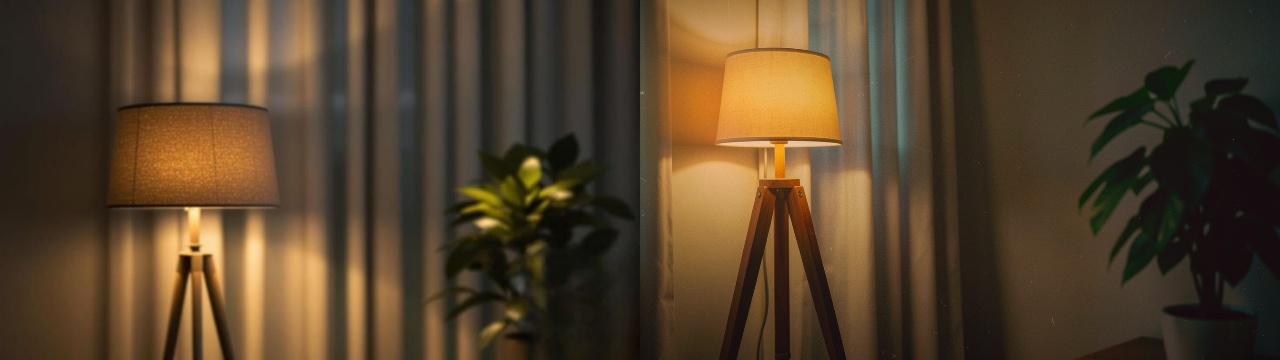
#> input picture brand/bg_compare.jpg, 1280 x 360 px
$ python -i cards.py   (imports and definitions only)
#> lines starting #> are read from the running program, lines starting #| are printed output that depends on the picture
"""Still graphics for the Infax documentary (1920x1080 PNG; motion is added later by FFmpeg).
Usage: python -I cards.py <jobs.json>   jobs = [{"type":"map|source|name", "out":"x.png", ...}]
  map:    lon, lat, label, [span=16]   dark map, glowing borders, highlighted country, red pin + label
  source: source, quote, [bg]         cream paper quote card with yellow highlight + red SOURCE strip
  name:   name, role, [bg]            big name + red role box over a darkened picture
On-screen text is English (my rule); fonts Poppins (OFL). Map data: Natural Earth 10m, India point of view (public domain).
"""
import json, math, os, sys, textwrap
from PIL import Image, ImageChops, ImageDraw, ImageFilter, ImageFont

ROOT = os.path.dirname(os.path.dirname(os.path.abspath(__file__)))
W, H = 1920, 1080
F = lambda n, s: ImageFont.truetype(os.path.join(ROOT, "fonts", n), s)
RED, YEL = (214, 40, 40), (255, 214, 0)
_geo = None

# [5 lines left out: function geo, not called in this run]

def backdrop(bg):
#> called with bg = '../brand/bg_compare.jpg'
    if bg and os.path.exists(bg):
        im = Image.open(bg).convert("RGB")
#> im is the input picture: PIL image 1280x360 RGB; mean R, G, B 84.9, 65.8, 42.8
        s = max(W / im.width, H / im.height)
#> s = 3
        im = im.resize((int(im.width * s) + 1, int(im.height * s) + 1)).crop((0, 0, W, H))
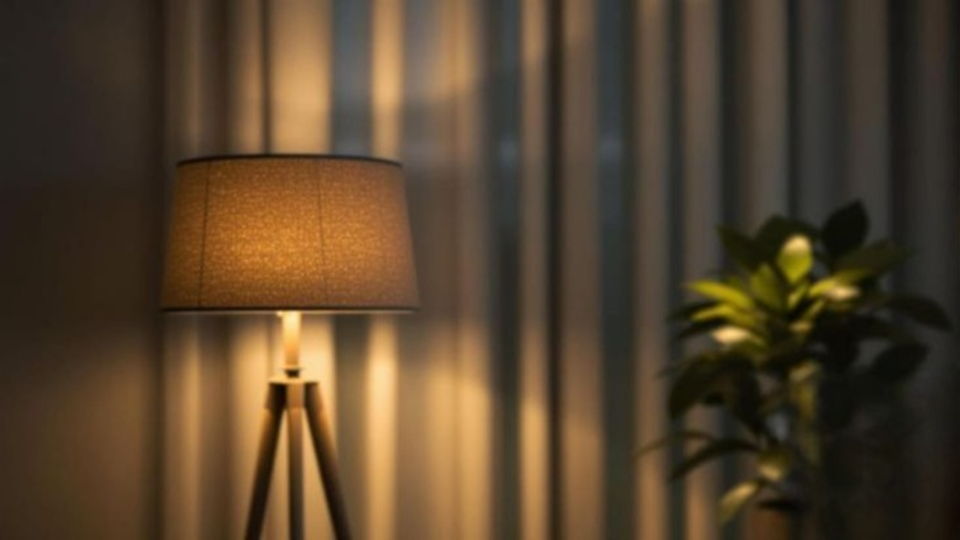
#> im: PIL image 1920x1080 RGB (shown at 1/2 size); mean R, G, B 85.3, 66.8, 44.8
        return Image.blend(im.filter(ImageFilter.GaussianBlur(14)), Image.new("RGB", (W, H), (8, 8, 10)), 0.55)
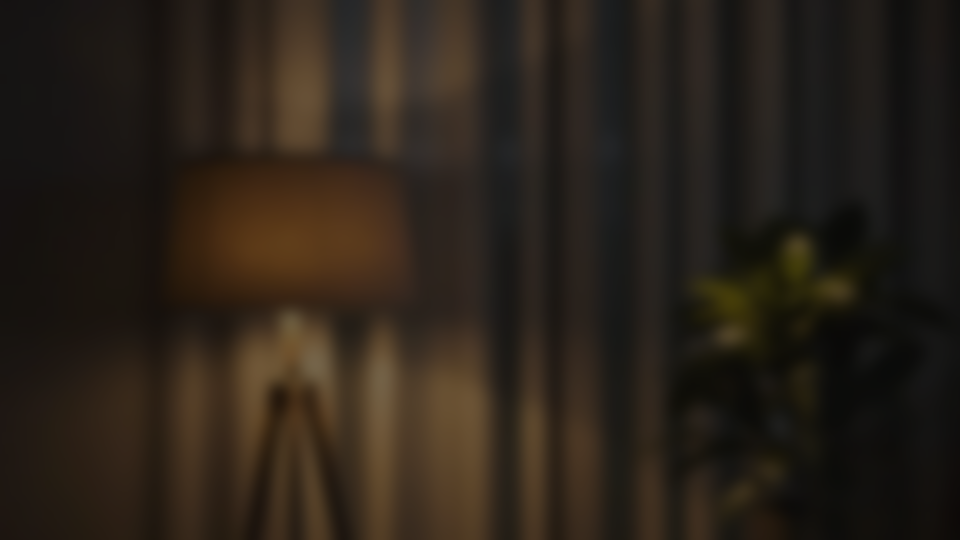
#> returned value: PIL image 1920x1080 RGB (shown at 1/2 size); mean R, G, B 42.3, 34, 25.2
    im = Image.new("RGB", (W, H), (14, 16, 20))
    d = ImageDraw.Draw(im)
    for y in range(H): d.line([(0, y), (W, y)], fill=(14 + y // 40, 16 + y // 50, 22 + y // 36))
    return im

# [93 lines left out: functions inside, map_card, source_card, name_card, not called in this run]

# [5 lines not run here, left out]

>>> result = backdrop('../brand/bg_compare.jpg')

$ run again, on brand/bg_lamp_2.jpg
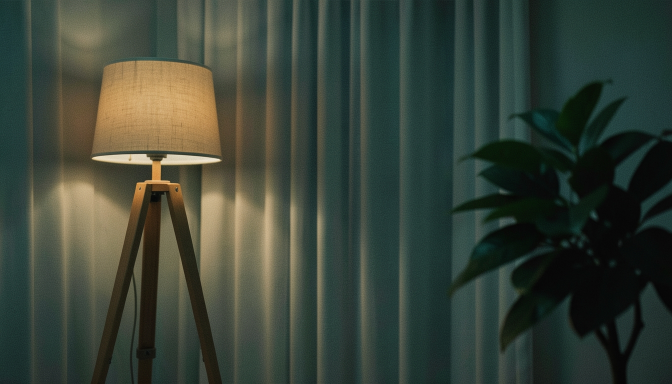
#> input picture brand/bg_lamp_2.jpg, 1344 x 768 px (shown at 1/2 size)
#> in backdrop, im is the input picture: PIL image 1344x768 RGB; mean R, G, B 57.1, 66.6, 55.5
#> in backdrop, `im = im.resize((int(im.width * s) + 1, int(im.height * s) + 1)).crop((..`:
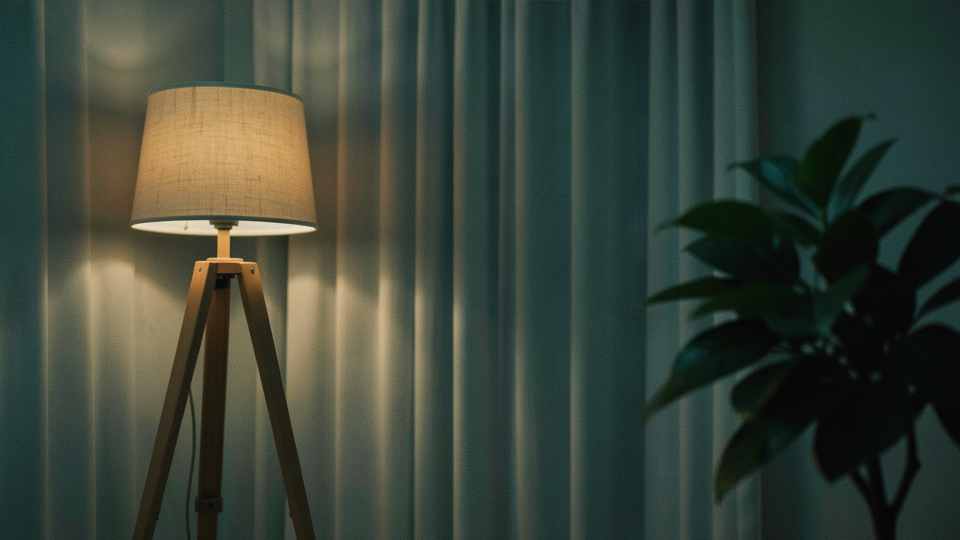
#> im: PIL image 1920x1080 RGB (shown at 1/2 size); mean R, G, B 57.4, 66.9, 55.7
#> in backdrop, `return Image.blend(im.filter(ImageFilter.GaussianBlur(14)), Image.new(..`:
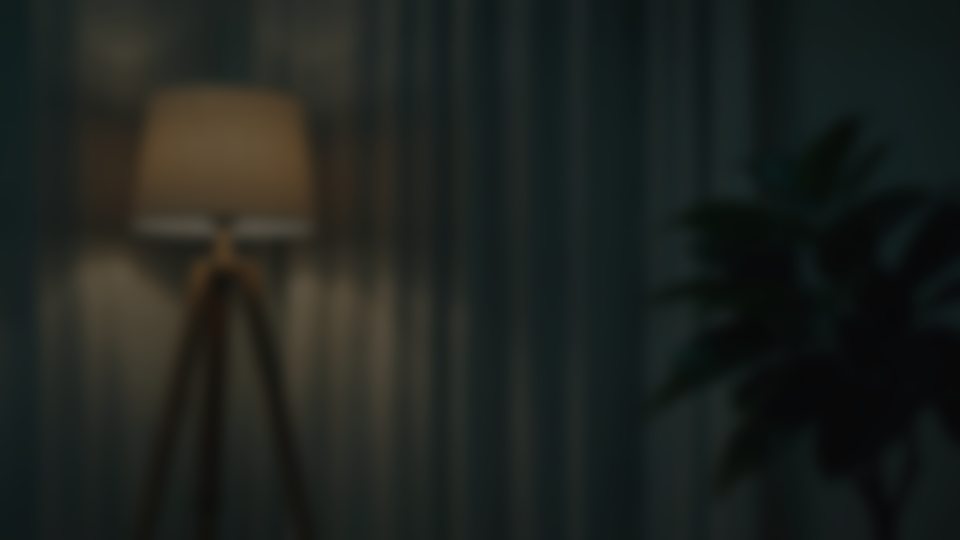
#> returned value: PIL image 1920x1080 RGB (shown at 1/2 size); mean R, G, B 29.8, 34, 30.1

$ run again, on brand/bg_lamp_3.jpg
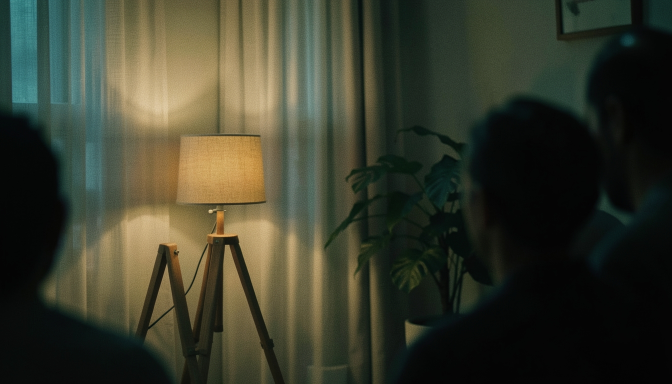
#> input picture brand/bg_lamp_3.jpg, 1344 x 768 px (shown at 1/2 size)
#> in backdrop, im is the input picture: PIL image 1344x768 RGB; mean R, G, B 57.7, 60, 44.4
#> in backdrop, `im = im.resize((int(im.width * s) + 1, int(im.height * s) + 1)).crop((..`:
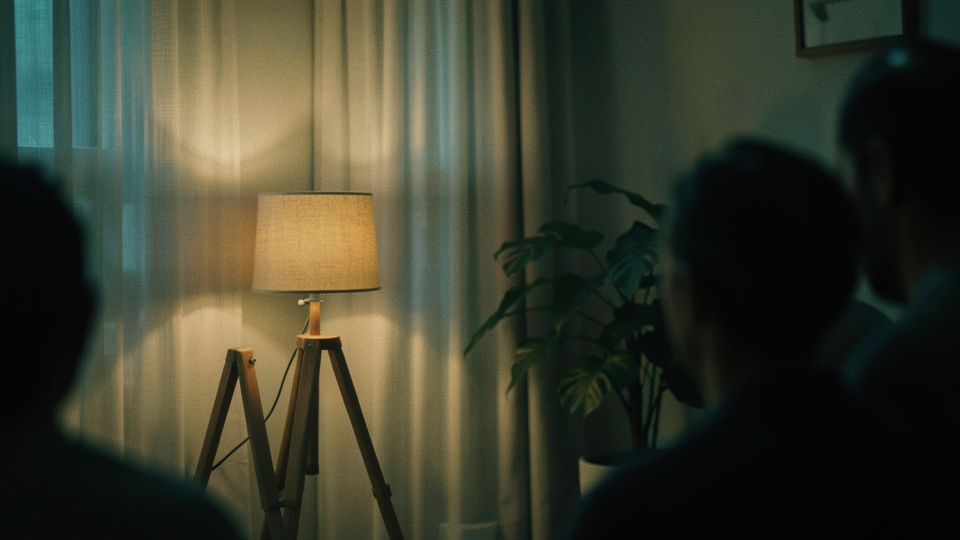
#> im: PIL image 1920x1080 RGB (shown at 1/2 size); mean R, G, B 58.4, 60.7, 44.9
#> in backdrop, `return Image.blend(im.filter(ImageFilter.GaussianBlur(14)), Image.new(..`:
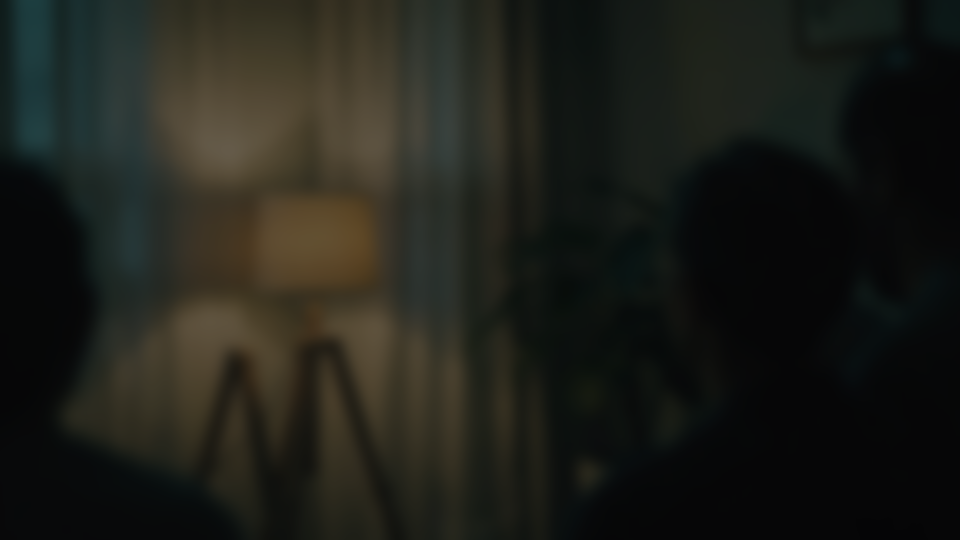
#> returned value: PIL image 1920x1080 RGB (shown at 1/2 size); mean R, G, B 30.2, 31.2, 25.3

$ run again, on brand/bg_lamp_options.jpg
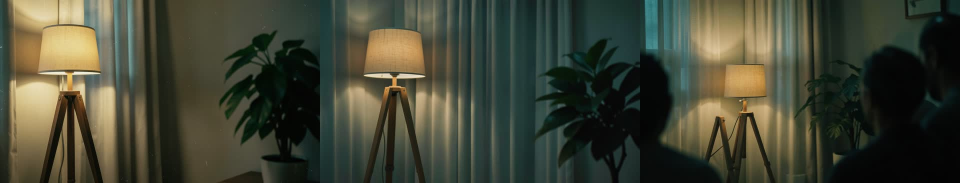
#> input picture brand/bg_lamp_options.jpg, 1920 x 366 px (shown at 1/2 size)
#> in backdrop, im is the input picture: PIL image 1920x366 RGB; mean R, G, B 65.9, 68.7, 52.5
#> in backdrop, `im = im.resize((int(im.width * s) + 1, int(im.height * s) + 1)).crop((..`:
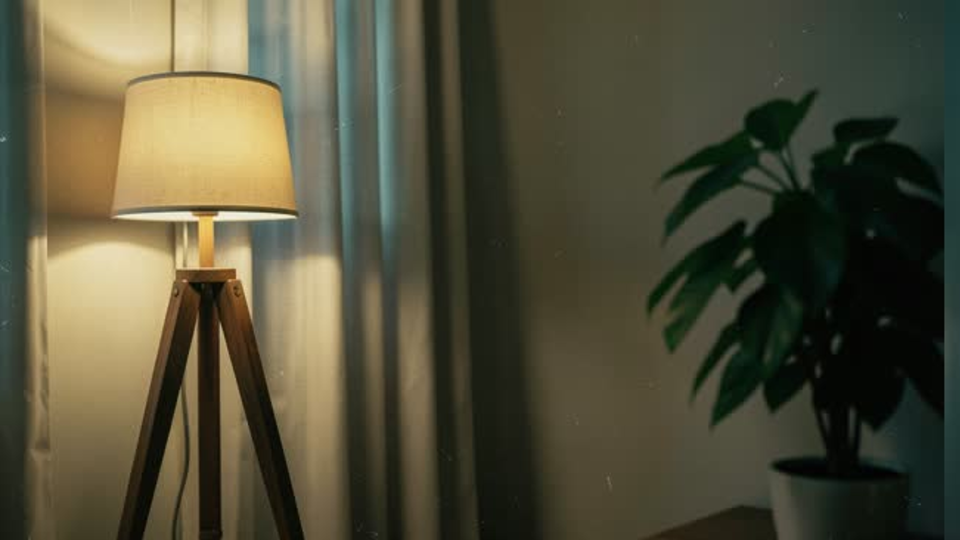
#> im: PIL image 1920x1080 RGB (shown at 1/2 size); mean R, G, B 82, 79.2, 57.5
#> in backdrop, `return Image.blend(im.filter(ImageFilter.GaussianBlur(14)), Image.new(..`:
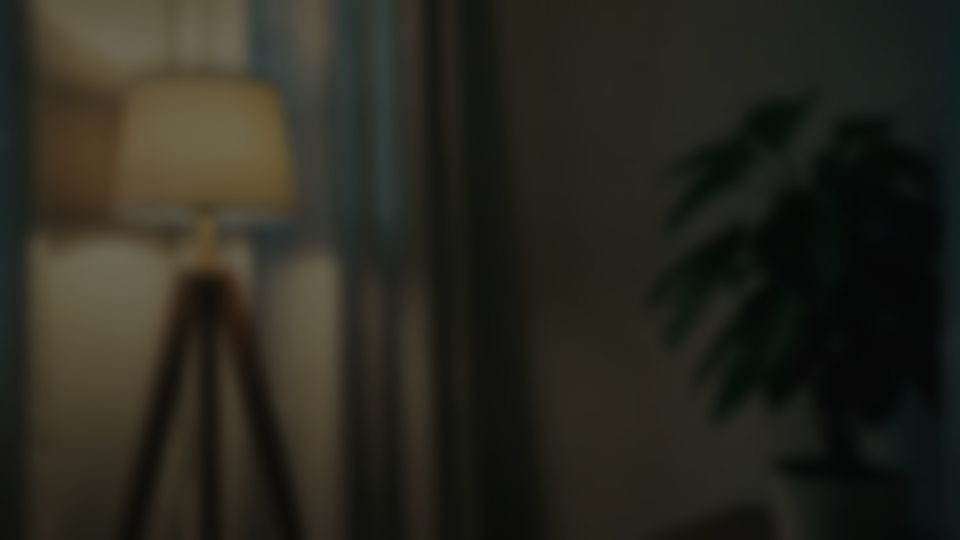
#> returned value: PIL image 1920x1080 RGB (shown at 1/2 size); mean R, G, B 40.8, 39.6, 30.9
